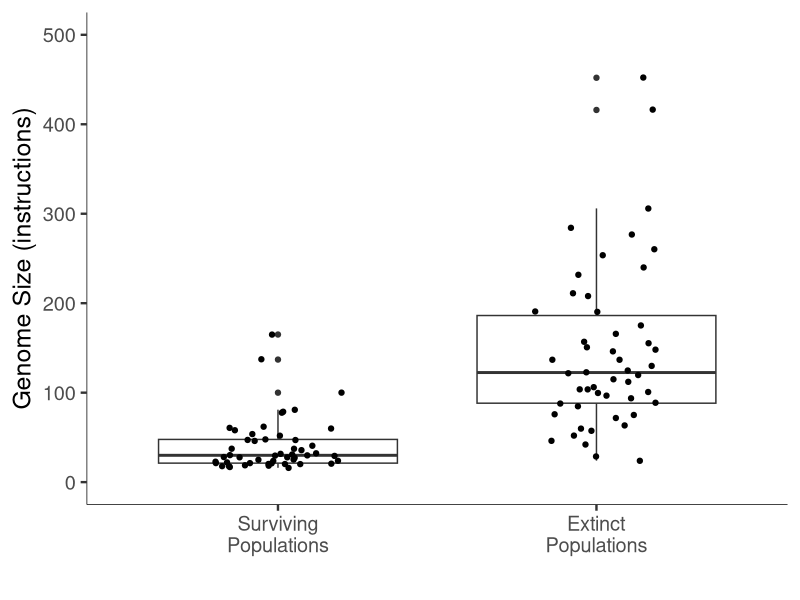
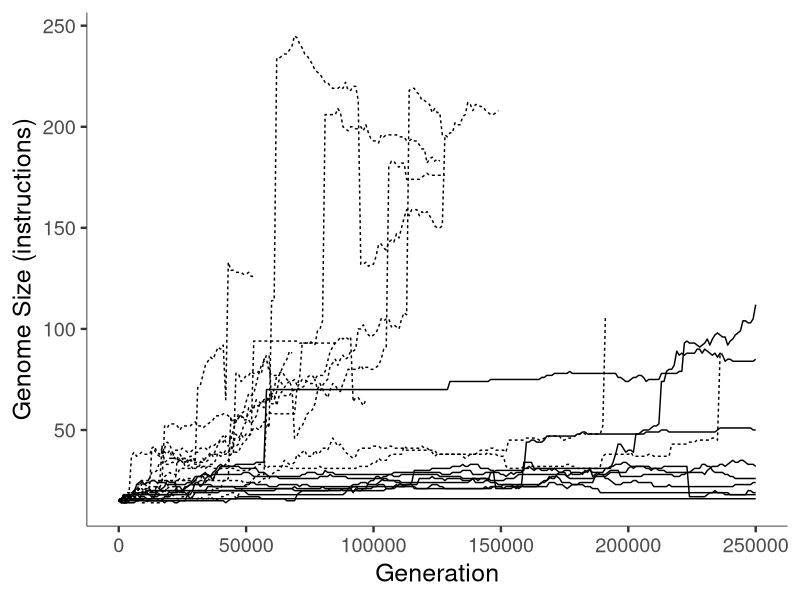
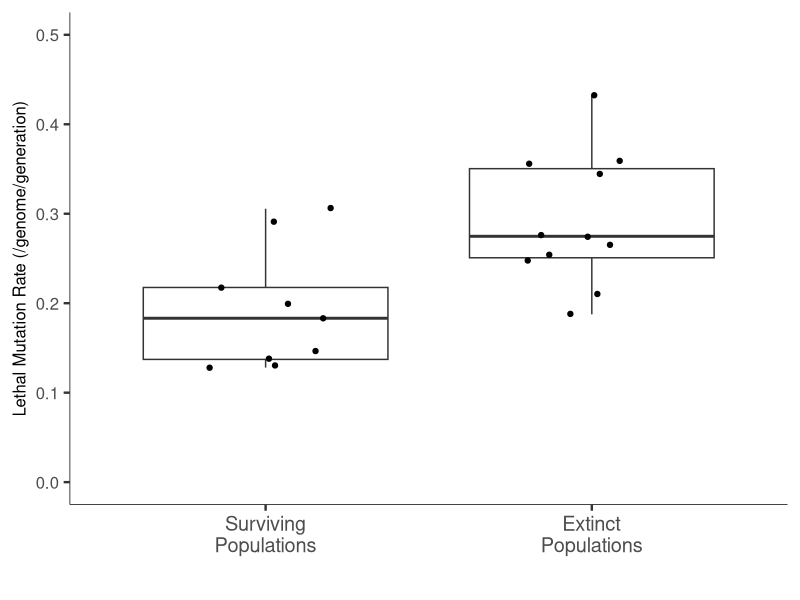
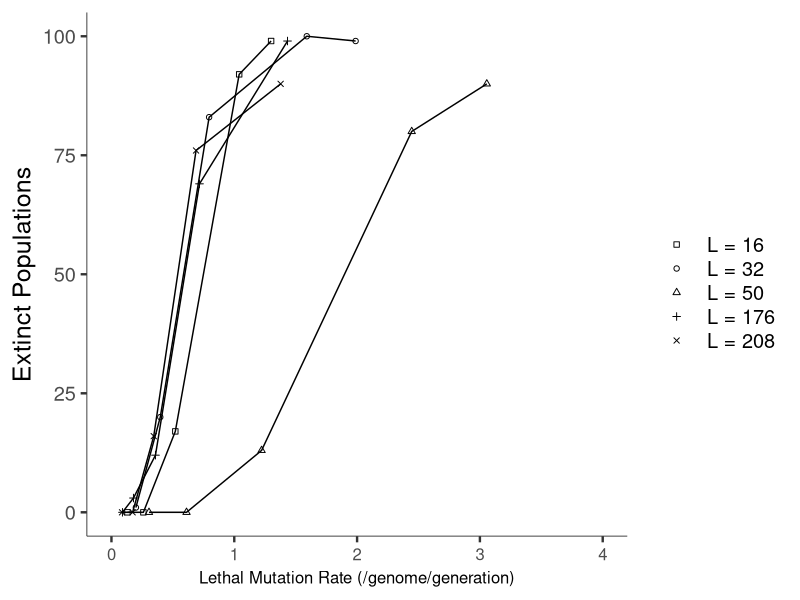
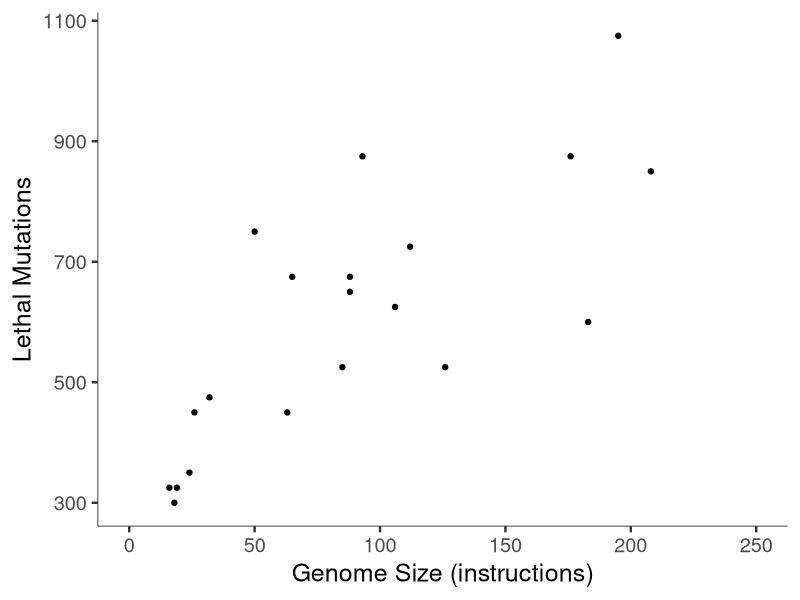
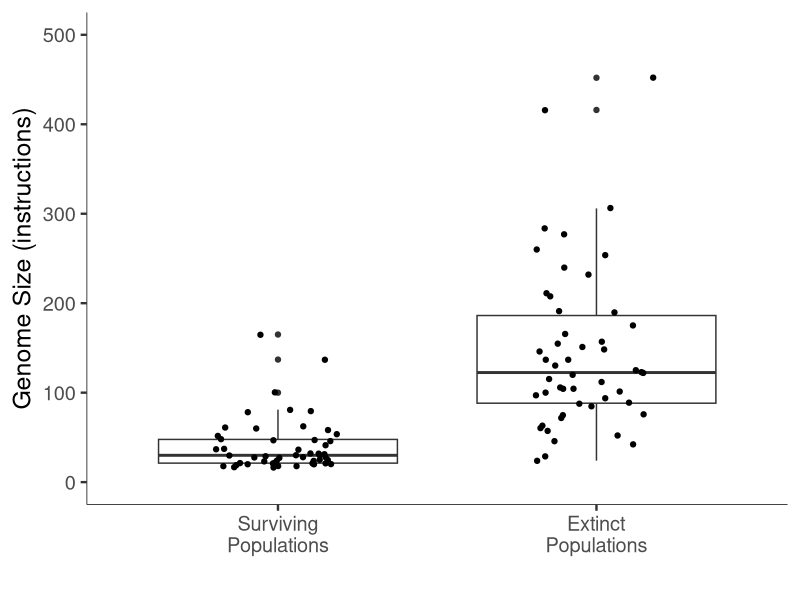
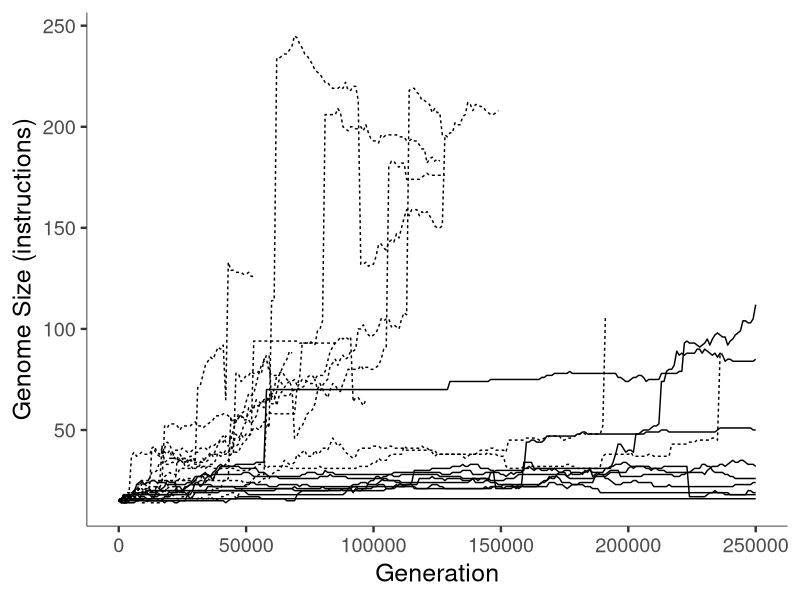
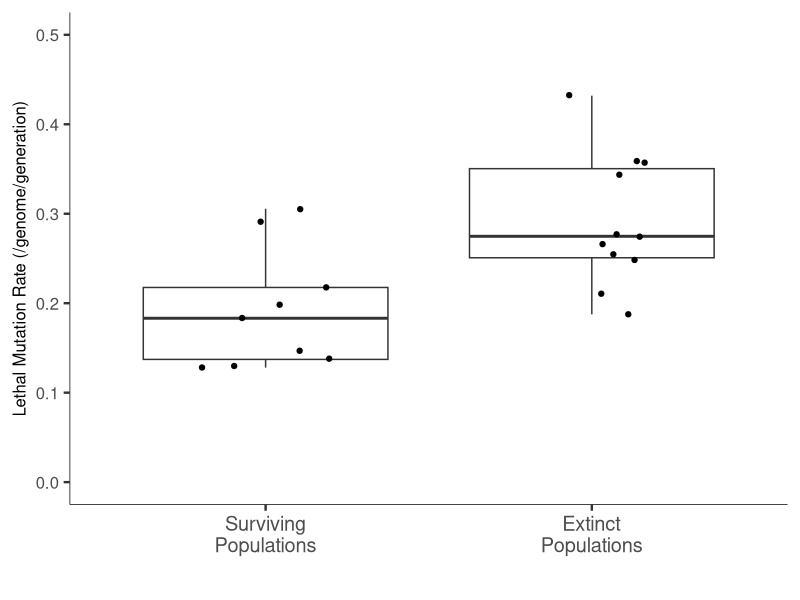

Here is the R script that generated these plots, in order:
library(readr)
library(ggplot2)
library(plyr)

setwd("Documents/Research/driftextinction")

data <- read_csv("data.csv")
data_original <- data[data$Treatment == "repeat",]
data_lowmut <- data[data$Treatment == "lowmut",]
data_fixedmut <- data[data$Treatment == "fixedmut",]
data_notraits <- data[data$Treatment == "notraits",]
data_fixedlength <- data[data$Treatment == "fixedlength",]

data_lethalmeasure <- read_csv("data_lethalmeasure.csv")
data_lethalmeasure_time <- read_csv("data_lethalmeasure_time.csv")
data_lethalmeasure_varmut <- read_csv("data_lethalmeasure_varmut.csv")

#####
#Code for Table 1
#####
extinct_data <- data[data$Extinction == 1,]
count(extinct_data,"Treatment")

#####
# Surviving vs. Extinct Genome Size for Variable Mutation Rate Populations
#####
median(data_original[data_original$Extinction == 1,]$FinalGenomeSize) #Extinct
median(data_original[data_original$Extinction == 0,]$FinalGenomeSize) #Surviving
wilcox.test(data_original[data_original$Extinction == 1,]$FinalGenomeSize,
            data_original[data_original$Extinction == 0,]$FinalGenomeSize,
            alternative="greater")

#####
#Code for Figure 1
#####
data_original$Extinction <- factor(data_original$Extinction)
ggplot(data_original, aes(Extinction, FinalGenomeSize)) + 
  geom_boxplot() + 
  geom_jitter(width = 0.2) + 
  theme_bw(base_size=18) + 
  scale_x_discrete(labels=c("Surviving\nPopulations","Extinct\nPopulations")) + 
  ylim(0, 500) +
  ylab("Genome Size (instructions)") + xlab("") +
  theme(
    plot.background = element_blank()
    ,panel.grid.major = element_blank()
    ,panel.grid.minor = element_blank()
    ,panel.border = element_blank()
  ) +
  theme(axis.line.x = element_line(color="black", size = 0.25),
        axis.line.y = element_line(color="black", size = 0.25))
ggsave("manuscript/figure1.pdf",dpi=600,height=4,width=6)

#####
#Code for Figure 2
#####
ggplot(data_lethalmeasure_time, aes(Generation, DominantGenomeSize)) + 
  geom_line(aes(group = Replicate, linetype = factor(Extinct))) + 
  theme_bw(base_size=18) + 
  ylab("Genome Size (instructions)") + xlab("Generation") +
  theme(
    plot.background = element_blank(),
    panel.grid.major = element_blank(),
    panel.grid.minor = element_blank(),
    panel.border = element_blank()
    ,legend.position="none"
  ) +
  theme(axis.line.x = element_line(color="black", size = 0.25),
        axis.line.y = element_line(color="black", size = 0.25))
ggsave("manuscript/figure2.pdf",dpi=600,height=4,width=6)

#####
# Genome Size for Variable Mutation Rate vs No Trait Evolution Populations
#####
median(data_original$FinalGenomeSize) #Variable Mutation Rate
median(data_notraits$FinalGenomeSize) #No Trait Evolution
wilcox.test(data_original$FinalGenomeSize,
            data_notraits$FinalGenomeSize,
            alternative="two.sided")

#####
# U_lethal for Surviving vs Extinct Populations
#####
median(data_lethalmeasure[data_lethalmeasure$Extinction == 1,]$ProbLethal) #Extinct
median(data_lethalmeasure[data_lethalmeasure$Extinction == 0,]$ProbLethal) #Surviving
wilcox.test(data_lethalmeasure[data_lethalmeasure$Extinction == 1,]$ProbLethal,
            data_lethalmeasure[data_lethalmeasure$Extinction == 0,]$ProbLethal,
            alternative="greater")

#####
# Code for Figure 3
#####
data_lethalmeasure$Extinction <- factor(data_lethalmeasure$Extinction)
ggplot(data_lethalmeasure, aes(Extinction, ProbLethal)) + 
  geom_boxplot() + 
  geom_jitter(width = 0.2) + 
  theme_bw(base_size=18) + 
  ylim(0,0.5) +
  scale_x_discrete(labels=c("Surviving\nPopulations","Extinct\nPopulations")) + 
  ylab("Lethal Mutation Rate (/genome/generation)") + xlab("") +
  theme(
    plot.background = element_blank()
    ,panel.grid.major = element_blank()
    ,panel.grid.minor = element_blank()
    ,panel.border = element_blank()
  ) +
  theme(axis.line.x = element_line(color="black", size = 0.25),
        axis.line.y = element_line(color="black", size = 0.25),
        axis.title.y = element_text(size=12),
        axis.text.y = element_text(size=12))
ggsave("manuscript/figure3.pdf",dpi=600,height=4,width=6)

#####
# Code for Figure 4
#####
ggplot(data_lethalmeasure_varmut, aes(LethalMutationRate, NumExtinctions, shape = factor(GenomeSize))) + 
  geom_line(aes(group = GenomeSize)) + 
  #geom_point(aes(shape = GenomeSize)) +
  geom_point() +
  scale_shape_manual(values = c(0,1,2,3,4), name = "", 
                     labels=c(" L = 16", " L = 32", " L = 50", " L = 176", " L = 208")) +
  theme_bw(base_size=18) + 
  ylab("Extinct Populations") + xlab("Lethal Mutation Rate (/genome/generation)") +
  xlim(0, 4) +
  labs(linetype='custom title') +
  theme(
    plot.background = element_blank(),
    panel.grid.major = element_blank(),
    panel.grid.minor = element_blank(),
    panel.border = element_blank()
    #,legend.position="none"
  ) +
  theme(axis.line.x = element_line(color="black", size = 0.25),
        axis.line.y = element_line(color="black", size = 0.25),
        axis.title.x = element_text(size=12),
        axis.text.x = element_text(size=12))
ggsave("manuscript/figure4.pdf",dpi=600,height=4,width=6)

#####
# Correlation between number of lethal mutations and genome size
#####
cor.test(data_lethalmeasure$GenomeSize,data_lethalmeasure$NumLethal,
         method = "pearson")

#####
# Code for Figure 5
#####
ggplot(data_lethalmeasure, aes(GenomeSize, NumLethal)) + 
  geom_point(shape=19) +
  xlim(0,250) + 
  theme_bw(base_size=18) + 
  ylab("Lethal Mutations") + xlab("Genome Size (instructions)") +
  theme(
    plot.background = element_blank()
    ,panel.grid.major = element_blank()
    ,panel.grid.minor = element_blank()
    ,panel.border = element_blank()
  ) +
  theme(axis.line.x = element_line(color="black", size = 0.25),
        axis.line.y = element_line(color="black", size = 0.25))
ggsave("manuscript/figure5.pdf",dpi=600,height=4,width=6)

